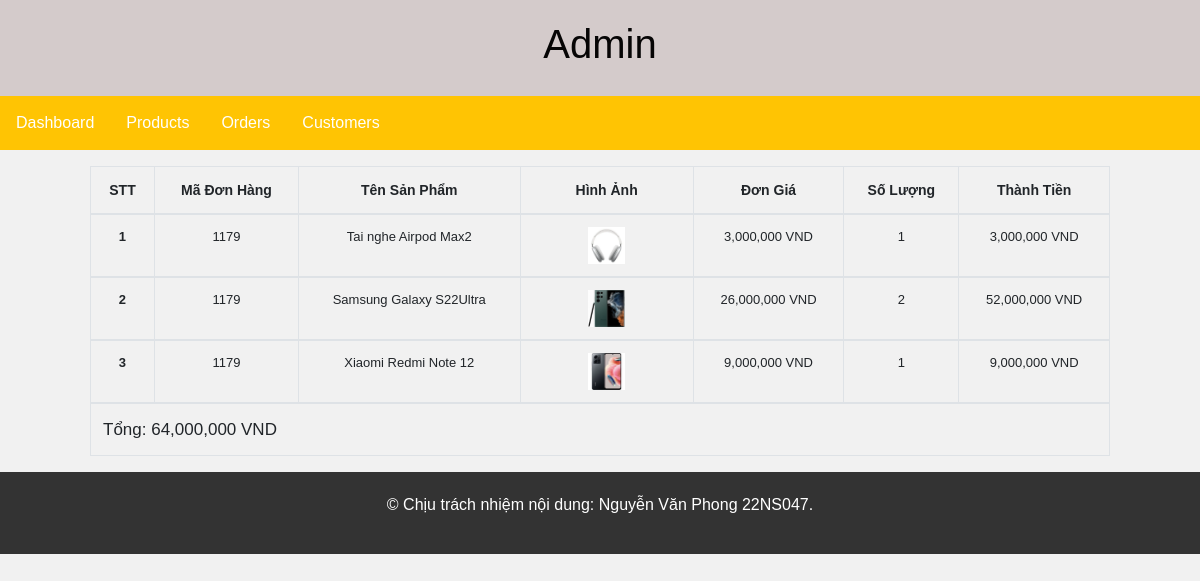
The app's page /admin/xemDonHang.php?code_sp=1179 with its own data.
### tables this page shows
CREATE TABLE `cart_detail` (
  `id_detail` int(11) NOT NULL,
  `code_ord` varchar(10) NOT NULL,
  `sanpham_id` int(11) NOT NULL,
  `soLuongMua` int(11) NOT NULL
);

CREATE TABLE `sanph1` (
  `sanPh_id` int(11) NOT NULL,
  `name` varchar(100) NOT NULL,
  `gia` int(11) NOT NULL,
  `img` varchar(100) NOT NULL,
  `soluong` int(11) NOT NULL,
  `moTaSp` varchar(1000) NOT NULL,
  `iddanhmuc` int(11) NOT NULL,
  `id_hang` int(11) NOT NULL
);

### admin/xemDonHang.php (the view, shortened to what this page needs)
<?php
    require_once('D:\xampp\htdocs\doAn_1\web\admin\config\db.php');
        $code_sp=$_GET['code_sp'];
        $sql = "SELECT * FROM `cart_detail`, `sanph1` WHERE
        cart_detail.sanpham_id = sanph1.sanPh_id
        AND cart_detail.code_ord = '".$code_sp."' ORDER BY cart_detail.id_detail DESC";
    $result=mysqli_query($conn, $sql);
?>
<!DOCTYPE html>
<html lang="en">
<head>
    <link rel="stylesheet" href="styles.css">
	<link rel="stylesheet" href="https://maxcdn.bootstrapcdn.com/bootstrap/4.4.1/css/bootstrap.min.css">
    <link rel="stylesheet" href="https://cdnjs.cloudflare.com/ajax/libs/font-awesome/6.4.0/css/all.min.css">
</head>
<body>
<!DOCTYPE html>
<html lang="en">
<head>
  <link rel="stylesheet" href="styles.css">
</head>
<body>
  <header style="text-align: center;">
    <h1 >Admin</h1>
  </header>
  <nav>
    <ul>
      <li><a href="admin.php">Dashboard</a></li>
      <li><a href="product.php">Products</a></li>
      <li><a href="order.php">Orders</a></li>
      <li><a href="users.php">Customers</a></li>
    </ul>
  </nav>
  <div class="container-fluid" style="padding-left: 90px;padding-right: 90px;">
<table class="table table-bordered border-primary">
  <thead>
    <tr style="font-size:14px;text-align: center;">
      <th scope="col">STT</th>
      <th scope="col">Mã Đơn Hàng</th>
      <th scope="col">Tên Sản Phẩm</th>
      <th scope="col">Hình Ảnh</th>
      <th scope="col">Đơn Giá</th>
      <th scope="col">Số Lượng</th>
      <th scope="col">Thành Tiền</th>
    </tr>
  </thead>
  <?php
    $a=0;
    $tongTien=0;
    while ($row= mysqli_fetch_array($result)) {
     $a++;
     $thanhTien = $row['gia']*$row['soLuongMua'];
     $tongTien+=$thanhTien;
    ?>
      <tbody>
        <tr style="font-size:13px;text-align: center;">
          <th scope="row"><?php echo $a ?></th>
          <td><?php echo $row['code_ord']?></td>
          <td><?php echo $row['name']?></td>
          <td style="height: 17%; width: 17%;"><img style="height: 25%; width: 25%;" src="../admin/image/<?php echo $row['img']; ?>"></td>
          <td><?php echo number_format($row['gia']);?> VND</td>
          <td><?php echo $row['soLuongMua']?></td>
          <td><?php echo number_format($thanhTien);?> VND</td>
        </tr>
      </tbody>
  <?php  } ?>
          <td style="font-size:17px;" colspan="12">
          Tổng: <?php echo number_format($tongTien);?> VND
          </td>
  </table>
  </div>
  <footer>
    <p>&copy; Chịu trách nhiệm nội dung: Nguyễn Văn Phong 22NS047.</p>
  </footer>
</body>
</html>
</body>
</html>

### admin/styles.css (style rules this page uses)
* { margin: 0; padding: 0; box-sizing: border-box; }
body { font-family: Arial, sans-serif; line-height: 1.6; background-color: #f1f1f1; }
header { background-color: #d4cbcb; color: #060505; padding: 20px; }
nav ul { list-style-type: none; background-color: rgb(255, 196, 3); overflow: hidden; }
nav ul li { float: left; }
nav ul li a { display: block; color: #fff; text-align: center; padding: 14px 16px; text-decoration: none; }
footer { background-color: #333; color: #fff; padding: 20px; text-align: center; }

### records on screen
cart_detail: code_ord "1179", sanpham.name "Tai nghe Airpod Max2", sanpham.img (picture), sanpham.gia "3,000,000", soLuongMua "1", thanhTien "3,000,000"
cart_detail: code_ord "1179", sanpham.name "Samsung Galaxy S22Ultra", sanpham.img (picture), sanpham.gia "26,000,000", soLuongMua "2", thanhTien "52,000,000"
cart_detail: code_ord "1179", sanpham.name "Xiaomi Redmi Note 12", sanpham.img (picture), sanpham.gia "9,000,000", soLuongMua "1", thanhTien "9,000,000"

### other values on screen
$tongTien "64,000,000"
